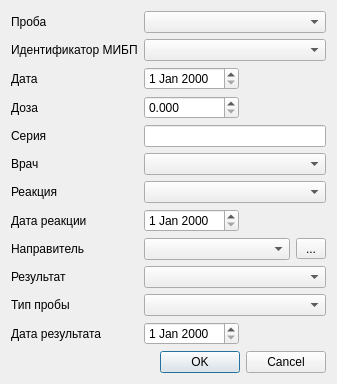
<?xml version="1.0" encoding="UTF-8"?>
<ui version="4.0">
 <class>ClientVaccinationProbeEditor</class>
 <widget class="QDialog" name="ClientVaccinationProbeEditor">
  <property name="geometry">
   <rect>
    <x>0</x>
    <y>0</y>
    <width>337</width>
    <height>359</height>
   </rect>
  </property>
  <property name="windowTitle">
   <string>Dialog</string>
  </property>
  <layout class="QGridLayout" name="gridLayout">
   <item row="11" column="2">
    <spacer name="horizontalSpacer_3">
     <property name="orientation">
      <enum>Qt::Horizontal</enum>
     </property>
     <property name="sizeHint" stdset="0">
      <size>
       <width>40</width>
       <height>20</height>
      </size>
     </property>
    </spacer>
   </item>
   <item row="11" column="1">
    <widget class="CDateEdit" name="edtResultDate"/>
   </item>
   <item row="11" column="0">
    <widget class="QLabel" name="lbResultDate">
     <property name="text">
      <string>Дата результата</string>
     </property>
    </widget>
   </item>
   <item row="10" column="1" colspan="2">
    <widget class="QComboBox" name="cmbProbeType">
     <item>
      <property name="text">
       <string/>
      </property>
     </item>
     <item>
      <property name="text">
       <string>Предвакцинальная</string>
      </property>
     </item>
     <item>
      <property name="text">
       <string>Поствакцинальная</string>
      </property>
     </item>
     <item>
      <property name="text">
       <string>Календарная</string>
      </property>
     </item>
    </widget>
   </item>
   <item row="13" column="0" colspan="3">
    <widget class="QDialogButtonBox" name="buttonBox">
     <property name="orientation">
      <enum>Qt::Horizontal</enum>
     </property>
     <property name="standardButtons">
      <set>QDialogButtonBox::Cancel|QDialogButtonBox::Ok</set>
     </property>
    </widget>
   </item>
   <item row="9" column="0">
    <widget class="QLabel" name="lblResult">
     <property name="text">
      <string>Результат</string>
     </property>
    </widget>
   </item>
   <item row="7" column="1">
    <widget class="CDateEdit" name="edtReactionDate"/>
   </item>
   <item row="2" column="2">
    <spacer name="horizontalSpacer">
     <property name="orientation">
      <enum>Qt::Horizontal</enum>
     </property>
     <property name="sizeHint" stdset="0">
      <size>
       <width>40</width>
       <height>20</height>
      </size>
     </property>
    </spacer>
   </item>
   <item row="5" column="1" colspan="2">
    <widget class="CPersonComboBoxEx" name="cmbPerson"/>
   </item>
   <item row="9" column="1" colspan="2">
    <widget class="CRBComboBox" name="cmbResult"/>
   </item>
   <item row="2" column="1">
    <widget class="CDateEdit" name="edtDate"/>
   </item>
   <item row="0" column="0">
    <widget class="QLabel" name="lblProbe">
     <property name="text">
      <string>Проба</string>
     </property>
    </widget>
   </item>
   <item row="12" column="1">
    <spacer name="verticalSpacer">
     <property name="orientation">
      <enum>Qt::Vertical</enum>
     </property>
     <property name="sizeHint" stdset="0">
      <size>
       <width>20</width>
       <height>40</height>
      </size>
     </property>
    </spacer>
   </item>
   <item row="6" column="1" colspan="2">
    <widget class="CRBComboBox" name="cmbReaction"/>
   </item>
   <item row="6" column="0">
    <widget class="QLabel" name="lblReaction">
     <property name="text">
      <string>Реакция</string>
     </property>
    </widget>
   </item>
   <item row="8" column="0">
    <widget class="QLabel" name="lblRelegateOrg">
     <property name="text">
      <string>Направитель</string>
     </property>
    </widget>
   </item>
   <item row="0" column="1" colspan="2">
    <widget class="CRBComboBox" name="cmbProbe"/>
   </item>
   <item row="4" column="0">
    <widget class="QLabel" name="lblSeria">
     <property name="text">
      <string>Серия</string>
     </property>
    </widget>
   </item>
   <item row="3" column="0">
    <widget class="QLabel" name="lblDose">
     <property name="text">
      <string>Доза</string>
     </property>
    </widget>
   </item>
   <item row="3" column="1">
    <widget class="QDoubleSpinBox" name="edtDose">
     <property name="decimals">
      <number>3</number>
     </property>
    </widget>
   </item>
   <item row="5" column="0">
    <widget class="QLabel" name="lblPerson">
     <property name="text">
      <string>Врач</string>
     </property>
    </widget>
   </item>
   <item row="2" column="0">
    <widget class="QLabel" name="lblDate">
     <property name="text">
      <string>Дата</string>
     </property>
    </widget>
   </item>
   <item row="7" column="0">
    <widget class="QLabel" name="lblReactionDate">
     <property name="text">
      <string>Дата реакции</string>
     </property>
    </widget>
   </item>
   <item row="4" column="1" colspan="2">
    <widget class="QLineEdit" name="edtSeria"/>
   </item>
   <item row="7" column="2">
    <spacer name="horizontalSpacer_2">
     <property name="orientation">
      <enum>Qt::Horizontal</enum>
     </property>
     <property name="sizeHint" stdset="0">
      <size>
       <width>40</width>
       <height>20</height>
      </size>
     </property>
    </spacer>
   </item>
   <item row="10" column="0">
    <widget class="QLabel" name="lbProbeType">
     <property name="text">
      <string>Тип пробы</string>
     </property>
    </widget>
   </item>
   <item row="1" column="0">
    <widget class="QLabel" name="lblProbeIdentification">
     <property name="text">
      <string>Идентификатор МИБП</string>
     </property>
    </widget>
   </item>
   <item row="1" column="1" colspan="2">
    <widget class="CVaccinationProbeIdentificationComboBox" name="cmbProbeIdentification"/>
   </item>
   <item row="8" column="1" colspan="2">
    <layout class="QHBoxLayout" name="horizontalLayout">
     <item>
      <widget class="COrgComboBox" name="cmbRelegateOrg"/>
     </item>
     <item>
      <widget class="QToolButton" name="btnSelectRelegateOrg">
       <property name="sizePolicy">
        <sizepolicy hsizetype="Ignored" vsizetype="Fixed">
         <horstretch>0</horstretch>
         <verstretch>0</verstretch>
        </sizepolicy>
       </property>
       <property name="minimumSize">
        <size>
         <width>30</width>
         <height>0</height>
        </size>
       </property>
       <property name="maximumSize">
        <size>
         <width>30</width>
         <height>16777215</height>
        </size>
       </property>
       <property name="text">
        <string>...</string>
       </property>
      </widget>
     </item>
    </layout>
   </item>
  </layout>
 </widget>
 <customwidgets>
  <customwidget>
   <class>CRBComboBox</class>
   <extends>QComboBox</extends>
   <header>library/crbcombobox.h</header>
  </customwidget>
  <customwidget>
   <class>CDateEdit</class>
   <extends>QDateEdit</extends>
   <header>library/DateEdit</header>
  </customwidget>
  <customwidget>
   <class>CPersonComboBoxEx</class>
   <extends>QComboBox</extends>
   <header>Orgs/PersonComboBoxEx.h</header>
  </customwidget>
  <customwidget>
   <class>COrgComboBox</class>
   <extends>QComboBox</extends>
   <header>Orgs/OrgComboBox.h</header>
  </customwidget>
  <customwidget>
   <class>CVaccinationProbeIdentificationComboBox</class>
   <extends>QComboBox</extends>
   <header>Registry/VaccinationIdentificationComboBox</header>
  </customwidget>
 </customwidgets>
 <tabstops>
  <tabstop>cmbProbe</tabstop>
  <tabstop>edtDate</tabstop>
  <tabstop>cmbPerson</tabstop>
  <tabstop>cmbReaction</tabstop>
  <tabstop>cmbResult</tabstop>
  <tabstop>buttonBox</tabstop>
 </tabstops>
 <resources/>
 <connections>
  <connection>
   <sender>buttonBox</sender>
   <signal>accepted()</signal>
   <receiver>ClientVaccinationProbeEditor</receiver>
   <slot>accept()</slot>
   <hints>
    <hint type="sourcelabel">
     <x>248</x>
     <y>254</y>
    </hint>
    <hint type="destinationlabel">
     <x>157</x>
     <y>274</y>
    </hint>
   </hints>
  </connection>
  <connection>
   <sender>buttonBox</sender>
   <signal>rejected()</signal>
   <receiver>ClientVaccinationProbeEditor</receiver>
   <slot>reject()</slot>
   <hints>
    <hint type="sourcelabel">
     <x>316</x>
     <y>260</y>
    </hint>
    <hint type="destinationlabel">
     <x>286</x>
     <y>274</y>
    </hint>
   </hints>
  </connection>
 </connections>
</ui>
